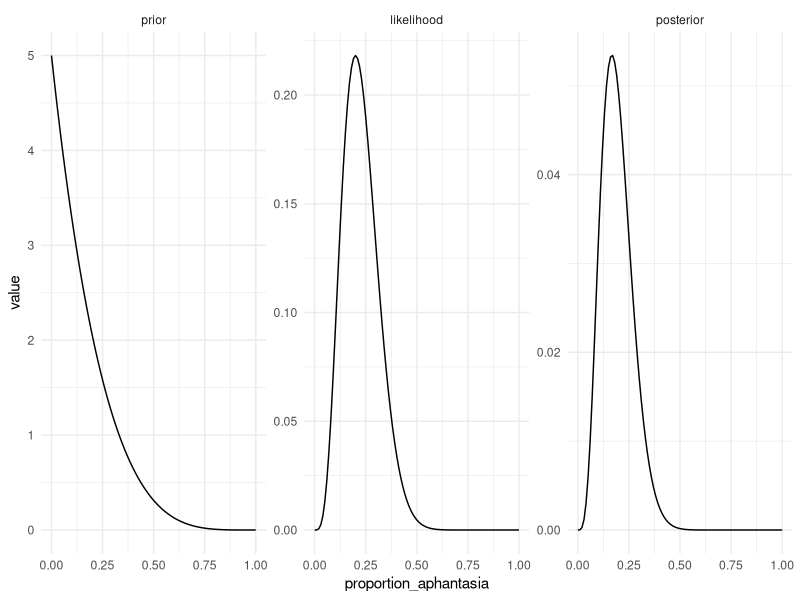

Reproduce this figure in R.
library(tidyverse)

## Data
sample_size <- 20
people_with_aphantasia <- 4

## Grid approximation

# 1. Define grid of proportions you want to asses the probability of
possible_aphantasia_in_population <- seq(from=0, to=1, by=0.01)
# 2. Compute the probability of the sample at each point in the grid (Likelihood)
probability_sample <- dbinom(people_with_aphantasia, size = sample_size, prob = possible_aphantasia_in_population)
# 3. Solve Bayes theorem
# aphantasia_prior <- rep(1, length(possible_aphantasia_in_population))
aphantasia_prior <- dbeta(possible_aphantasia_in_population, shape1 = 1, shape2 = 5)
aphantasia_posterior_raw <- probability_sample * aphantasia_prior
aphantasia_posterior_corrected <- aphantasia_posterior_raw / sum(aphantasia_posterior_raw)


# Show process
aphantasia_model <- tibble(
    proportion_aphantasia = possible_aphantasia_in_population,
    prior = aphantasia_prior,
    likelihood = probability_sample,
    posterior = aphantasia_posterior_corrected
) |>
    pivot_longer(
        !proportion_aphantasia,
        names_to = "component",
        values_to = "value"
    ) |>
    mutate(component = factor(component, levels = c("prior", "likelihood", "posterior")))

aphantasia_model |>
    ggplot(aes(x=proportion_aphantasia, y=value)) +
    geom_line() +
    facet_wrap(~component,  scales = "free") +
    theme_minimal()

## Bayesian update
